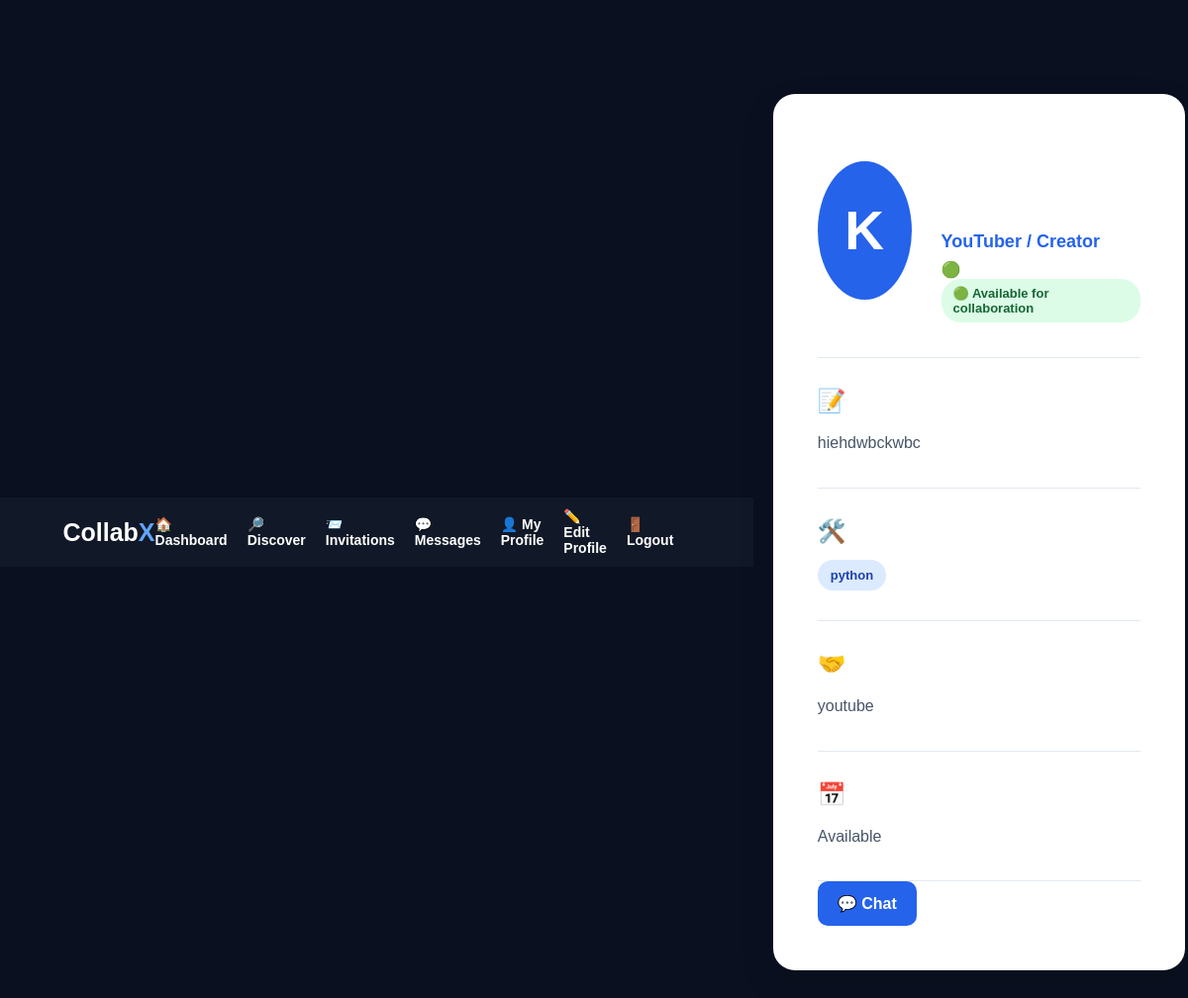
The app's page /profile/1 with its own data.
### tables this page shows
CREATE TABLE users (

            id INTEGER PRIMARY KEY AUTOINCREMENT,

            first_name TEXT NOT NULL,

            last_name TEXT NOT NULL,

            email TEXT UNIQUE NOT NULL,

            role TEXT NOT NULL,

            password TEXT NOT NULL,

            created_at TIMESTAMP DEFAULT CURRENT_TIMESTAMP

        , last_seen TIMESTAMP);

CREATE TABLE profiles (

            id INTEGER PRIMARY KEY AUTOINCREMENT,

            user_id INTEGER UNIQUE NOT NULL,

            profile_picture TEXT,

            bio TEXT,

            skills TEXT,

            looking_for TEXT,

            location TEXT,

            availability TEXT,

            github TEXT,

            linkedin TEXT,

            youtube TEXT,

            portfolio TEXT,

            FOREIGN KEY (user_id)
            REFERENCES users(id)

        );

### app.py (the view)
@app.route("/profile/<int:user_id>")
def public_profile(user_id):
    connection = get_db()
    user = connection.execute("""
        SELECT
            users.*,
            profiles.*
        FROM users
        LEFT JOIN profiles
        ON users.id = profiles.user_id
        WHERE users.id = ?
    """, (user_id,)).fetchone()
    connection.close()
    if user is None:
        return "User not found", 404
    online_status = get_online_status(
        user["last_seen"]
)
    return render_template(
        "profile.html",
        user=user,
        online_status=online_status
)

### app.py (called while the page is built, shortened)
def get_db():
    connection = sqlite3.connect(
        "collabx.db"
    )
    connection.row_factory = sqlite3.Row
    return connection

def get_online_status(last_seen):
    if not last_seen:
        return "Offline"
    last_seen_time = datetime.strptime(
        last_seen,
        "%Y-%m-%d %H:%M:%S"
    )
    now = datetime.now()
    seconds = (now - last_seen_time).total_seconds()
    if seconds < 120:
        return "Online now"

@app.context_processor
def inject_unread_messages():
    if "user_id" not in session:
        return {
            "unread_messages": 0,
            "unread_invitations": 0
        }

### templates/profile.html (shortened to what this page needs)
<!DOCTYPE html>
<html lang="en">
<head>
    <link
        rel="stylesheet"
        href="{{ url_for('static', filename='style.css') }}"
    >
</head>
<body>
<nav class="navbar">
    <div class="nav-logo">
        Collab<span>X</span>
    </div>
    <div class="nav-links">
        <a href="{{ url_for('dashboard') }}">
            🏠 Dashboard
        </a>
        <a href="{{ url_for('discover') }}">
            🔎 Discover
        </a>
        <a href="{{ url_for('invitations') }}">
            📨 Invitations
        </a>
        <a href="{{ url_for('messages_inbox') }}">
            💬 Messages
        </a>
        <a href="{{ url_for('profile') }}">
            👤 My Profile
        </a>
        <a href="{{ url_for('edit_profile') }}">
            ✏️ Edit Profile
        </a>
        <a href="{{ url_for('logout') }}">
            🚪 Logout
        </a>
    </div>
</nav>
<main class="profile-page">
    <div class="public-profile">
        <div class="profile-header">
            {% if user["profile_picture"] %}
                <img
                    src="{{ url_for(
                        'static',
                        filename=user['profile_picture']
                    ) }}"
                    class="large-profile-picture"
                    alt="Profile Picture"
                >
            {% else %}
                <div class="large-profile-placeholder">
                    {{ user["first_name"][0] | upper }}
                </div>
            {% endif %}
            <div class="profile-header-info">
                <h1>
                </h1>
                <p class="role">
                    {{ user["role"] }}
                </p>
                {% if user["last_seen"] %}
                    <p class="last-seen">
                {% if online_status == "Online now" %}
                   🟢 {{ online_status }}
                {% else %}
                   ⚪ {{ online_status }}
                {% endif %}
                    </p>
                {% endif %}
                {% if user["availability"] == "Available" %}
                    <span class="available">
                        🟢 Available for collaboration
                    </span>
                {% elif user["availability"] == "Busy" %}
                    <span class="busy">
                        🟡 Currently busy
                    </span>
                {% elif user["availability"] == "Not Available" %}
                    <span class="not-available">
                        🔴 Not available
                    </span>
                {% endif %}
            </div>
        </div>
        {% if user["bio"] %}
        <section class="profile-section">
            <h2>📝 About</h2>
            <p>
                {{ user["bio"] }}
            </p>
        </section>
        {% endif %}
        {% if user["skills"] %}
        <section class="profile-section">
            <h2>🛠️ Skills</h2>
            <div class="skill-list">
                {% for skill in user["skills"].split(",") %}
                    {% if skill.strip() %}
                        <span class="skill">
                            {{ skill.strip() }}
                        </span>
                    {% endif %}
                {% endfor %}
            </div>
        </section>
        {% endif %}
        {% if user["looking_for"] %}
        <section class="profile-section">
            <h2>🤝 Looking For</h2>
            <p>
                {{ user["looking_for"] }}
            </p>
        </section>
        {% endif %}
        {% if user["availability"] %}
        <section class="profile-section">
            <h2>📅 Availability</h2>
            <p>
                {{ user["availability"] }}
            </p>
        </section>
        {% endif %}
        <div class="profile-actions">
            {% if session["user_id"] == user["id"] %}
                <a
                    href="{{ url_for('edit_profile') }}"
                    class="primary-button"
                >
                    ✏️ Edit Profile
                </a>
            {% else %}
                <a
                    href="{{ url_for('chat', user_id=user['id']) }}"
                    class="primary-button"
                >
                    💬 Chat
                </a>
            {% endif %}
        </div>
    </div>
</main>
</body>
</html>

### static/style.css (style rules this page uses)
* { margin: 0; padding: 0; box-sizing: border-box; }
body { min-height: 100vh; font-family: Arial, Helvetica, sans-serif; background: #0b1020; display: flex; align-items: center; justify-content: center; padding: 25px; color: white; }
h2 { font-size: 32px; margin-bottom: 8px; }
a { color: #2563eb; text-decoration: none; font-weight: 600; }
.navbar { height: 70px; background: #111827; display: flex; align-items: center; justify-content: space-between; padding: 0 7%; color: white; }
.nav-logo { font-size: 25px; font-weight: 800; }
.nav-logo span { color: #60a5fa; }
.nav-links { display: flex; gap: 25px; align-items: center; }
.nav-links a { color: white; text-decoration: none; font-size: 14px; }
.profile-page { max-width: 900px; margin: 50px auto; padding: 20px; }
.primary-button { display: inline-block; padding: 13px 20px; border: none; border-radius: 10px; background: #2563eb; color: white; font-weight: 700; text-decoration: none; cursor: pointer; }
.public-profile { background: white; padding: 45px; border-radius: 22px; box-shadow: 0 15px 40px rgba(0, 0, 0, 0.08); }
.profile-header { display: flex; align-items: center; gap: 30px; padding-bottom: 35px; border-bottom: 1px solid #e2e8f0; }
.large-profile-placeholder { width: 140px; height: 140px; border-radius: 50%; background: #2563eb; color: white; display: flex; align-items: center; justify-content: center; font-size: 55px; font-weight: bold; }
.profile-header h1 { font-size: 38px; margin-bottom: 8px; }
.role { font-size: 18px; color: #2563eb; font-weight: 700; margin-bottom: 8px; }
.available { display: inline-block; padding: 7px 12px; border-radius: 20px; background: #dcfce7; color: #166534; font-size: 13px; font-weight: 700; }
.profile-section { padding: 30px 0; border-bottom: 1px solid #e2e8f0; }
.profile-section h2 { margin-bottom: 15px; font-size: 23px; }
.profile-section p { color: #475569; line-height: 1.8; }
.skill-list { display: flex; flex-wrap: wrap; gap: 10px; }
.skill { padding: 8px 13px; border-radius: 20px; background: #dbeafe; color: #1e40af; font-size: 13px; font-weight: 700; }
.nav-logo { color: white; font-size: 25px; font-weight: bold; }
.nav-links { display: flex; align-items: center; gap: 20px; }

### records on screen
users: first_name "K", role "YouTuber / Creator"
profiles: bio "hiehdwbckwbc", strip "python", looking_for "youtube", availability "Available"
